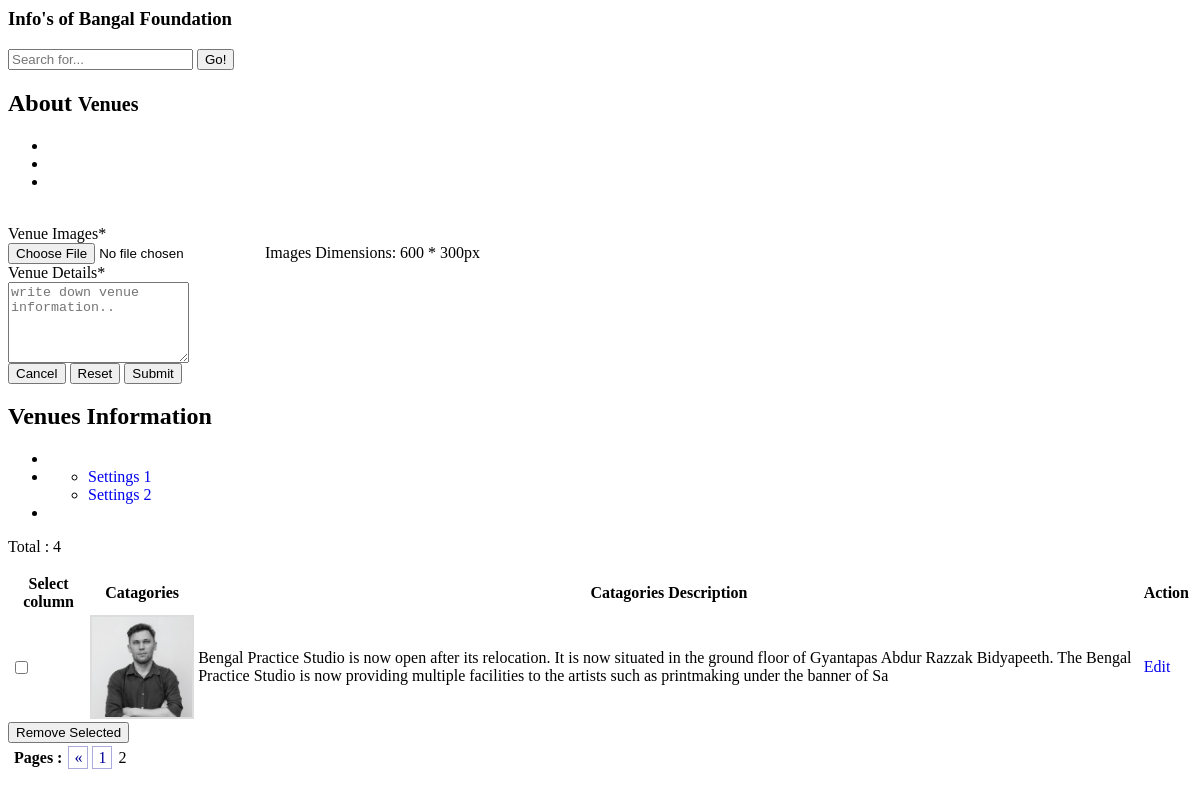
The app's page /Bengal_Arts/Bengal_Art/venues.php?page=2&sk=venues with its own data.
### tables this page shows
CREATE TABLE IF NOT EXISTS `venue` (
  `id` int(11) NOT NULL,
  `image` varchar(5000) NOT NULL,
  `details` varchar(255) NOT NULL
);

### Bengal_Arts/Bengal_Art/venues.php (the view, shortened to what this page needs)
            <div class="page-title">
              <div class="title_left">
                <h3>Info's of Bangal Foundation</h3>
              </div>
              <div class="title_right">
                <div class="col-md-5 col-sm-5 col-xs-12 form-group pull-right top_search">
                  <div class="input-group">
                    <input type="text" class="form-control" placeholder="Search for...">
                    <span class="input-group-btn">
                      <button class="btn btn-default" type="button">Go!</button>
                    </span>
                  </div>
                </div>
              </div>
            </div>
            <div class="row">
              <div class="col-md-12 col-sm-12 col-xs-12">
                <div class="x_panel">
                  <div class="x_title">
                    <h2>About <small> Venues </small></h2>
                    <ul class="nav navbar-right panel_toolbox">
                      <li><a class="collapse-link"><i class="fa fa-chevron-up"></i></a>
                      </li>
                      <li class="dropdown">
                      </li>
                      <li><a class="close-link"><i class="fa fa-close"></i></a>
                      </li>
                    </ul>
                  </div>
                  <div class="x_content">
                    <br />
                    <form class="form-horizontal form-label-left" action="venue_action.php" method="post" enctype="multipart/form-data">
					  <div class="form-group">
                        <label class="control-label col-md-3 col-sm-3 col-xs-12" for="Venue_Images">Venue Images<span class="required">*</span>
                        </label>
                        <div class="col-md-6 col-sm-6 col-xs-12">
                          <input type="file" id="Venue_Images" required="required" name="image" class="form-control col-md-7 col-xs-12">
<span>Images Dimensions: 600 * 300px</span>
                        </div>
                      </div>
					  <div class="form-group">
                        <label class="control-label col-md-3 col-sm-3 col-xs-12" for="Venue_Details">Venue Details<span class="required">*</span>
                        </label>
						<div class="col-md-6 col-sm-6 col-xs-12">
							<textarea id="Venue_Details" rows="5" name="details" class="resizable_textarea form-control" placeholder="write down venue information.." required="required"></textarea>
						</div>
                      </div>
                      <div class="form-group">
                        <div class="col-md-6 col-sm-6 col-xs-12 col-md-offset-3">
                          <button class="btn btn-primary" type="button">Cancel</button>
						  <button class="btn btn-primary" type="reset">Reset</button>
                          <button type="submit" class="btn btn-success" name="save" value="Submit">Submit</button>
                        </div>
                      </div>
                    </form>
                  </div>
                </div>
              </div>
            </div>
                <div class="x_panel">
                  <div class="x_title">
                    <h2>Venues Information</small></h2>
                    <ul class="nav navbar-right panel_toolbox">
                      <li><a class="collapse-link"><i class="fa fa-chevron-up"></i></a>
                      </li>
                      <li class="dropdown">
                        <ul class="dropdown-menu" role="menu">
                          <li><a href="#">Settings 1</a>
                          </li>
                          <li><a href="#">Settings 2</a>
                          </li>
                        </ul>
                      </li>
                      <li><a class="close-link"><i class="fa fa-close"></i></a>
                      </li>
                    </ul>
                  </div>
			<?php
			include('db.php');
			$tquery=mysqli_query($con,"select count(*) as id from venue");
			$tcust=mysqli_fetch_assoc($tquery);
			?>
			<div class="x_content">
			<p class="text-muted font-13 m-b-30">
                Total : <?php echo $tcust['id'];?>
            </p>
			<form id="removedata" action="removedata.php" method="post">
			<table id="datatable-checkbox" class="table table-striped table-bordered bulk_action">
					   <thead>
                        <tr>
							<th>Select column</th>
                          <th>Catagories</th>
						  <th>Catagories Description</th>
						  <th>Action</th>
                        </tr>
                      </thead>
				<?php
				if(!isset($_GET['page'])){
				$page = 1;
				} else {
				$page = $_GET['page'];
				}
				$max_results = 3;
				$from = (($page * $max_results) - $max_results);
			 	$nr=1;
				$query=mysqli_query($con,"SELECT * FROM venue order by id ASC LIMIT $from,$max_results ");
				while($row=mysqli_fetch_array($query))
				{
				?>
				<tbody>
                        <tr>
                          <td>
							 <input type="checkbox" class="flat"  value="<?php echo $row['id'];?>" name="id_data[<?php echo $row['id'];?>]">
						  </td>
                          <td style="vertical-align:top"><img src="v_Image/<?php echo $row['image'];?> "style="width:100px;height:100px;border:2px solid #ddd;"/></td>
                          <td><?php echo $row['details'];?></td>
                          <td>
							<a type="button" class="btn btn-info btn-lg" href="content.php?sk=edit_venues&id=<?php echo $row['id'];?>">Edit</a>
						  </td>
                        </tr>
				</tbody>
				<?php
				$nr++;}
				?>
			</table>
			<input type="submit" class="btn btn-danger" value="Remove Selected" onclick="return confirm('Are you sure?')">
			<br/>
			 <?php
			$total_results = mysqli_num_rows(mysqli_query($con,"SELECT * FROM venue"));
			$total_pages = ceil($total_results / $max_results);
			echo "<p class=\"pagination\"><strong>Pages :</strong> ";
			if($page > 1){
			$prev = ($page - 1);
			echo "<a href=\"".$_SERVER['php_SELF']."?page=$prev&&letter=$letter&sk=venues\">&laquo;</a>";
			}
			for($i = 1; $i <= $total_pages; $i++){
			if(($page) == $i){
			echo "$i ";
			} else {
			echo "<a href=\"".$_SERVER['php_SELF']."?page=$i &letter=$letter&sk=venues\">$i</a> ";
			}
			}
			echo "</p>";
			?>
			</form>
		</div>
      </div>

### Bengal_Arts/Bengal_Art/venues.php (style rules this page uses)
p.pagination { padding: 3px; margin: 3px; }
a { text-decoration:none; }
p.pagination a { padding: 2px 5px 2px 5px; margin: 2px; border: 1px solid #AAAADD; text-decoration: none; color: #000099; }
tr { border:1px solid #ddd; }

### records on screen
venue: image (picture), details "Bengal Practice Studio is now open after its relocation. It is now situated in the ground floor of Gyantapas Abdur Razzak Bidyapeeth. The Bengal Practice Studio is now providing multiple facilities to the artists such as printmaking under the banner of Sa"

### other values on screen
$tcust['id'] "4"
